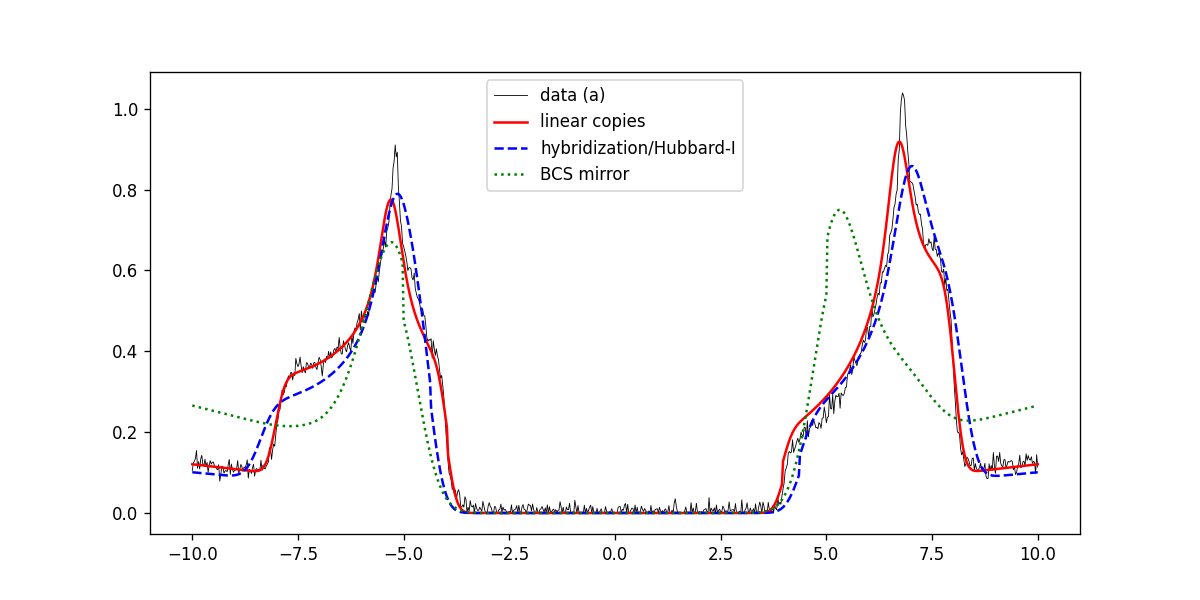

The Python source for this figure:
import sys; sys.path.insert(0,'/app/analysis')
from stsfit import *
V, G = S['a']
Vf = np.linspace(-10, 10, 801)
def bg(V, b, edge):
    return b*np.abs(V)*(np.abs(V) > edge)
def model_lin(p):
    t, tp, Phi, sig, amp, b, alpha = p
    e = eps(t, tp); ec = 0.5*(e.min()+e.max()); x = (e-ec)/2
    Ep = Phi + x; Em = -Phi + x
    Zp = 0.5*(1+alpha*(e-ec)); Zm = 0.5*(1-alpha*(e-ec))
    A = dos(np.concatenate([Ep,Em]), np.concatenate([Zp,Zm]), Vf, sig)
    edge = Phi - (e.max()-e.min())/4
    return amp*A + bg(Vf, b, edge)
def model_hyb(p):
    # hybridization / Hubbard-I like: E = (e+lam)/2 +- sqrt(((e-lam)/2)^2+V^2), shift so midgap=0
    t, tp, Vh, lam, sig, amp, b = p
    e = eps(t, tp)
    R = np.sqrt(((e-lam)/2)**2 + Vh**2)
    Ep = (e+lam)/2 + R; Em = (e+lam)/2 - R
    mid = 0.5*(Ep.min()+Em.max())
    Ep -= mid; Em -= mid
    Zp = 0.5*(1+(e-lam)/(2*R)); Zm = 0.5*(1-(e-lam)/(2*R))
    A = dos(np.concatenate([Ep,Em]), np.concatenate([Zp,Zm]), Vf, sig)
    edge = Ep.min()
    return amp*A + bg(Vf, b, edge)
def model_bcs(p):
    t, tp, mu, Dl, sig, amp, b = p
    e = eps(t, tp) - mu
    Ek = np.sqrt(e**2 + Dl**2)
    u2 = 0.5*(1+e/Ek); v2 = 0.5*(1-e/Ek)
    A = dos(np.concatenate([Ek,-Ek]), np.concatenate([u2,v2]), Vf, sig)
    return amp*A + bg(Vf, b, Dl)
def fit(model, p0, lo, hi):
    r = lambda p: (model(p) - G)
    s = least_squares(r, p0, bounds=(lo, hi))
    return s
s1 = fit(model_lin, [1.0, 0.19, 6.0, 0.1, 3.0, 0.012, 0.0], [0.8,0.0,4,0.01,0.1,0,-0.2],[1.2,0.4,8,0.5,20,0.05,0.2])
print('linear copies: ', np.round(s1.x,4), ' SSE=%.4f'%(2*s1.cost))
s2 = fit(model_hyb, [1.0, 0.19, 6.0, -0.8, 0.1, 3.0, 0.012], [0.8,0.0,3,-6,0.01,0.1,0],[1.2,0.4,9,6,0.5,20,0.05])
print('hybridization: ', np.round(s2.x,4), ' SSE=%.4f'%(2*s2.cost))
best3=None
for mu0 in [-1.5,-0.5,0.0,0.5]:
    s3 = fit(model_bcs, [1.0, 0.19, mu0, 4.0, 0.1, 3.0, 0.012], [0.8,0.0,-4,1,0.01,0.1,0],[1.2,0.4,4,8,0.5,20,0.05])
    if best3 is None or s3.cost<best3.cost: best3=s3
print('BCS mirror:    ', np.round(best3.x,4), ' SSE=%.4f'%(2*best3.cost))
# noise estimate from gap region
m = np.abs(V)<3.5
print('noise var in gap ~', np.var(G[m]), ' -> expected SSE ~', np.var(G[m])*len(G))
np.save('/app/analysis/fit_a_lin.npy', s1.x); np.save('/app/analysis/fit_a_hyb.npy', s2.x)
import matplotlib; matplotlib.use('Agg'); import matplotlib.pyplot as plt
fig, ax = plt.subplots(figsize=(10,5))
ax.plot(V, G, 'k-', lw=0.5, label='data (a)')
ax.plot(Vf, model_lin(s1.x), 'r-', label='linear copies')
ax.plot(Vf, model_hyb(s2.x), 'b--', label='hybridization/Hubbard-I')
ax.plot(Vf, model_bcs(best3.x), 'g:', label='BCS mirror')
ax.legend(); fig.savefig('/app/analysis/fit_a.png', dpi=120)
